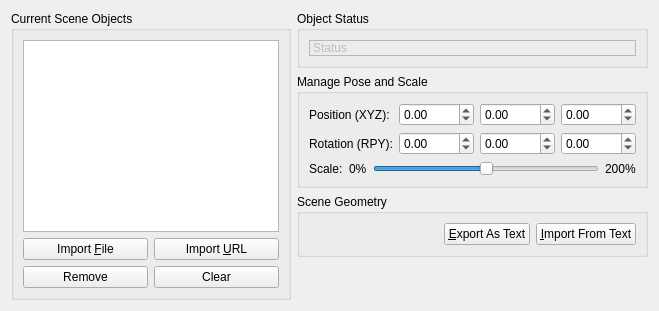
     <widget class="QWidget" name="scene_collision_objects">
      <attribute name="title">
       <string>Scene Objects</string>
      </attribute>
      <layout class="QGridLayout" name="gridLayout_4">
       <item row="0" column="1">
        <widget class="QGroupBox" name="groupBox_5">
         <property name="title">
          <string>Object Status</string>
         </property>
         <layout class="QVBoxLayout" name="verticalLayout_12">
          <item>
           <widget class="QLabel" name="object_status">
            <property name="enabled">
             <bool>false</bool>
            </property>
            <property name="frameShape">
             <enum>QFrame::StyledPanel</enum>
            </property>
            <property name="frameShadow">
             <enum>QFrame::Raised</enum>
            </property>
            <property name="text">
             <string>Status</string>
            </property>
            <property name="textFormat">
             <enum>Qt::AutoText</enum>
            </property>
           </widget>
          </item>
         </layout>
        </widget>
       </item>
       <item row="1" column="1">
        <widget class="QGroupBox" name="groupBox_4">
         <property name="title">
          <string>Manage Pose and Scale</string>
         </property>
         <layout class="QVBoxLayout" name="verticalLayout_6">
          <item>
           <layout class="QHBoxLayout" name="horizontalLayout_6">
            <item>
             <widget class="QLabel" name="label_4">
              <property name="text">
               <string>Position (XYZ): </string>
              </property>
             </widget>
            </item>
            <item>
             <widget class="QDoubleSpinBox" name="object_x">
              <property name="minimum">
               <double>-1000.000000000000000</double>
              </property>
              <property name="maximum">
               <double>1000.000000000000000</double>
              </property>
             </widget>
            </item>
            <item>
             <widget class="QDoubleSpinBox" name="object_y">
              <property name="minimum">
               <double>-1000.000000000000000</double>
              </property>
              <property name="maximum">
               <double>1000.000000000000000</double>
              </property>
             </widget>
            </item>
            <item>
             <widget class="QDoubleSpinBox" name="object_z">
              <property name="minimum">
               <double>-1000.000000000000000</double>
              </property>
              <property name="maximum">
               <double>1000.000000000000000</double>
              </property>
             </widget>
            </item>
           </layout>
          </item>
          <item>
           <layout class="QHBoxLayout" name="horizontalLayout_4">
            <item>
             <widget class="QLabel" name="label_13">
              <property name="text">
               <string>Rotation (RPY):</string>
              </property>
             </widget>
            </item>
            <item>
             <widget class="QDoubleSpinBox" name="object_rx">
              <property name="minimum">
               <double>-3.140000000000000</double>
              </property>
              <property name="maximum">
               <double>3.140000000000000</double>
              </property>
              <property name="singleStep">
               <double>0.200000000000000</double>
              </property>
             </widget>
            </item>
            <item>
             <widget class="QDoubleSpinBox" name="object_ry">
              <property name="minimum">
               <double>-3.140000000000000</double>
              </property>
              <property name="maximum">
               <double>3.140000000000000</double>
              </property>
              <property name="singleStep">
               <double>0.200000000000000</double>
              </property>
             </widget>
            </item>
            <item>
             <widget class="QDoubleSpinBox" name="object_rz">
              <property name="minimum">
               <double>-3.140000000000000</double>
              </property>
              <property name="maximum">
               <double>3.140000000000000</double>
              </property>
              <property name="singleStep">
               <double>0.200000000000000</double>
              </property>
             </widget>
            </item>
           </layout>
          </item>
          <item>
           <layout class="QHBoxLayout" name="horizontalLayout_5">
            <item>
             <widget class="QLabel" name="label">
              <property name="text">
               <string>Scale:</string>
              </property>
             </widget>
            </item>
            <item>
             <widget class="QLabel" name="label_17">
              <property name="text">
               <string>0%</string>
              </property>
             </widget>
            </item>
            <item>
             <widget class="QSlider" name="scene_scale">
              <property name="minimumSize">
               <size>
                <width>160</width>
                <height>0</height>
               </size>
              </property>
              <property name="maximum">
               <number>200</number>
              </property>
              <property name="value">
               <number>100</number>
              </property>
              <property name="sliderPosition">
               <number>100</number>
              </property>
              <property name="orientation">
               <enum>Qt::Horizontal</enum>
              </property>
              <property name="invertedAppearance">
               <bool>false</bool>
              </property>
              <property name="tickPosition">
               <enum>QSlider::NoTicks</enum>
              </property>
              <property name="tickInterval">
               <number>0</number>
              </property>
             </widget>
            </item>
            <item>
             <widget class="QLabel" name="label_18">
              <property name="text">
               <string>200%</string>
              </property>
             </widget>
            </item>
           </layout>
          </item>
         </layout>
        </widget>
       </item>
       <item row="2" column="1">
        <widget class="QGroupBox" name="groupBox3">
         <property name="title">
          <string>Scene Geometry</string>
         </property>
         <layout class="QHBoxLayout" name="horizontalLayout_14">
          <item>
           <spacer name="horizontalSpacer_2">
            <property name="orientation">
             <enum>Qt::Horizontal</enum>
            </property>
            <property name="sizeHint" stdset="0">
             <size>
              <width>40</width>
              <height>20</height>
             </size>
            </property>
           </spacer>
          </item>
          <item>
           <widget class="QPushButton" name="export_scene_text_button">
            <property name="text">
             <string>&amp;Export As Text</string>
            </property>
           </widget>
          </item>
          <item>
           <widget class="QPushButton" name="import_scene_text_button">
            <property name="text">
             <string>&amp;Import From Text</string>
            </property>
           </widget>
          </item>
         </layout>
        </widget>
       </item>
       <item row="3" column="1">
        <spacer name="verticalSpacer_4">
         <property name="orientation">
          <enum>Qt::Vertical</enum>
         </property>
         <property name="sizeHint" stdset="0">
          <size>
           <width>20</width>
           <height>40</height>
          </size>
         </property>
        </spacer>
       </item>
       <item row="0" column="0" rowspan="4">
        <widget class="QGroupBox" name="groupBox_8">
         <property name="toolTip">
          <string>Press Ctrl+C to duplicate an object</string>
         </property>
         <property name="title">
          <string>Current Scene Objects</string>
         </property>
         <layout class="QGridLayout" name="gridLayout_8">
          <item row="1" column="1">
           <widget class="QPushButton" name="import_url_button">
            <property name="text">
             <string>Import &amp;URL</string>
            </property>
           </widget>
          </item>
          <item row="3" column="1">
           <widget class="QPushButton" name="clear_scene_button">
            <property name="text">
             <string>Clear</string>
            </property>
           </widget>
          </item>
          <item row="3" column="0">
           <widget class="QPushButton" name="remove_object_button">
            <property name="text">
             <string>Remove</string>
            </property>
           </widget>
          </item>
          <item row="0" column="0" colspan="2">
           <widget class="QListWidget" name="collision_objects_list">
            <property name="editTriggers">
             <set>QAbstractItemView::DoubleClicked|QAbstractItemView::EditKeyPressed</set>
            </property>
           </widget>
          </item>
          <item row="1" column="0">
           <widget class="QPushButton" name="import_file_button">
            <property name="text">
             <string>Import &amp;File</string>
            </property>
           </widget>
          </item>
         </layout>
        </widget>
       </item>
      </layout>
     </widget>
